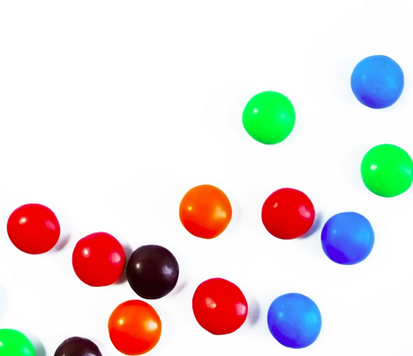
#> input picture smarties.png, 413 x 356 px
$ jupyter execute projeto_m8_pdi_1310_22h23.ipynb   (older library calls are emulated)
#> lines starting #> are read from the running program, lines starting #| are printed output that depends on the picture
[cell 1]
import cv2
import numpy as np
import pandas as pd
import matplotlib.pyplot as plt
from mpl_toolkits.mplot3d import Axes3D
from sklearn.cluster import KMeans

src = cv2.imread('smarties.png')
#> src is the input picture: shape (356, 413, 3); mean B, G, R 219.1, 220.4, 228.9

def step1(src):
    gray = cv2.cvtColor(src, cv2.COLOR_BGR2GRAY)
    gray = cv2.medianBlur(gray, 5)

    rows = gray.shape[0]
    circles = cv2.HoughCircles(gray, cv2.HOUGH_GRADIENT, 1, rows / 8,
                               param1 = 100, param2 = 30,
                               minRadius = 1, maxRadius = 30)
    circles = np.uint16(np.around(circles))

    # trabalhando com o objeto 'circles' (contém: coordenadas x, y e raio)

    src = cv2.imread('smarties.png') # lendo a imagem novamente, para obter as cores (acessando coordenadas)
    src = cv2.cvtColor(src, cv2.COLOR_BGR2RGB)

    info = [[i[2]] for i in circles[0]] # base(dados que serão utilizados em dataframe)

    coords_aux = [[i[0], i[1]] for i in circles[0]] # aux
    scls_aux = [src[i[1]][i[0]].tolist() for i in coords_aux] # aux
                        # passaremos estesa valores no kmeans, este nos retonará os clusters de cada tupla rgb,
                        # 'apendaremos' o retorno na lista de listas 'info'
    for n in range(len(info)):
        for t in coords_aux[n]:
            info[n].append(t)
        for i in scls_aux[n]:
            info[n].append(i)

    return info, scls_aux

# buscando pelo melhor número de clusters para um kmeans, que indentificará quantas cores de doces existem
def step2(scls_aux):
    X = pd.DataFrame(scls_aux)
    distortions = []
    K = range(1,10)
    for k in K:
        kmns = KMeans(n_clusters = k, random_state = 123)
        kmns.fit(X)
        distortions.append(kmns.inertia_)
    plt.figure(figsize = (6, 4))
    plt.plot(K, distortions, 'bx-')
    plt.xlabel('k')
    plt.show()

# ajustando kmeans para o número ideal de clusters, de acordo com o elbow plot
def step3(scls_aux, optimal_k):
    X = pd.DataFrame(scls_aux)

    kmns = KMeans(n_clusters = optimal_k, random_state = 123)
    kmns.fit(X)
    fig = plt.figure(figsize = (6, 4))
    ax = Axes3D(fig, rect = [0, 0, .95, 1], elev = 48, azim = 134)
    labels = kmns.labels_
    ax.scatter(X[0], X[1], X[2], c = labels.astype(np.float), edgecolor = 'k')
    plt.show()

def step4(scls_aux, info, optimal_k):
    X = pd.DataFrame(scls_aux)
    kmns = KMeans(n_clusters = optimal_k, random_state = 123)
    kmns.fit(X)
    clusters = kmns.predict(scls_aux).tolist()
    # juntar 'clusters' a 'info', então 'info' estará pronta para ser transformada em um dataframe
    for n in range(len(info)):
        info[n].append(clusters[n])
    df = pd.DataFrame(info, columns = ['radius', 'x', 'y','r', 'g', 'b', 'cluster'])

    return df

def step5(df):
    # estabelecendo uma tupla rgb para cada cluster (tirando as medianas de cada canal, para cada cluster)
    df_color_tuples = df.groupby('cluster').median()[['r', 'g', 'b']]
    df_color_tuples = df_color_tuples.apply(lambda x: round(x)).astype(int)
    return df_color_tuples

# aplicando labels aos clusters
def label_clusters(x, labels):
    for n in labels:
        if x == n:
            return labels[n]
def step6(df):
    df['cluster_label'] = df['cluster'].apply(lambda x: label_clusters(x, labels))
    df.drop(columns = ['r', 'g', 'b', 'cluster'], inplace = True)
    return df
# reler imagem e converter para rgb antes de passar aqui

def step7(df, src):
    txt = 0
    for n in range(len(df)):

        center = (df['x'].iloc[n], df['y'].iloc[n])

        cv2.circle(src, center, 1, (0, 100, 100), 3)
        radius = df['radius'].iloc[n]
        cv2.circle(src, center, radius, (255, 0, 255), 3)
        cv2.putText(src, str(txt), center, cv2.FONT_HERSHEY_SIMPLEX, 1, (0, 0, 0), 3)
        txt += 1
    plt.imshow(src)
    plt.show()

    df.drop(columns = ['x', 'y'], inplace = True)
    df['radius'] = df['radius'].apply(lambda x: np.pi*(x**2))
    df = df.rename(columns = {'radius':'area'})
    print(df[['cluster_label', 'area']])
    return df

def step8(df):
    print('--------------------------')
    print('ESTATÍSTICAS GERAIS')
    print('')
    print(df['area'].agg(['mean', 'std', 'count']))
    print('--------------------------')
    print('ESTATÍSTICAS POR COR')
    df_final = df.groupby('cluster_label').agg({'area':['mean', 'std', 'count']})
    print(df_final)

[cell 2]
info, scls_aux = step1(src)
#> in step1, `gray = cv2.cvtColor(src, cv2.COLOR_BGR2GRAY)`:
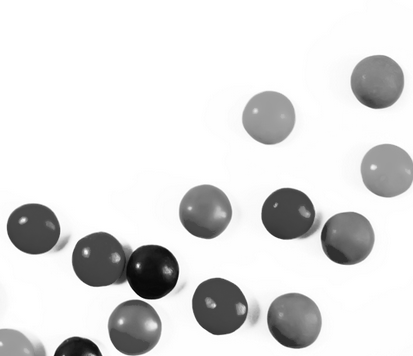
#> gray: shape (356, 413); min 4, max 255, mean 222.8
#> in step1, `circles = cv2.HoughCircles(gray, cv2.HOUGH_GRADIENT, 1, rows / 8, para..`: circles = [[376.5, 81.5, 26.6], [347.5, 238.5, 26.6], [293.5, 320.5, 27.9], [205.5, 210.5, 26.8], [386.5, 169.5, 26.4], [219.5, 306.5, 27.2], [269.5, 116.5, 25.7], [32.5, 227.5, 25.7], [99.5, 259.5, 28.1], [134.5, 328.5, 26.8], [150.5, 270.5, 28.2], [286.5, 214.5, 27.1]]
#> in step1, `circles = np.uint16(np.around(circles))`: circles = [[376, 82, 27], [348, 238, 27], [294, 320, 28], [206, 210, 27], [386, 170, 26], [220, 306, 27], [270, 116, 26], [32, 228, 26], [100, 260, 28], [134, 328, 27], [150, 270, 28], [286, 214, 27]]
#> in step1, `info = [[i[2]] for i in circles[0]]`: info = [[27], [27], [28], [27], [26], [27], [26], [26], [28], [27], [28], [27]]
#> in step1, `coords_aux = [[i[0], i[1]] for i in circles[0]]`: coords_aux = [[376, 82], [348, 238], [294, 320], [206, 210], [386, 170], [220, 306], [270, 116], [32, 228], [100, 260], [134, 328], [150, 270], [286, 214]]
#> in step1, `scls_aux = [src[i[1]][i[0]].tolist() for i in coords_aux]`: scls_aux = [[52, 143, 247], [63, 112, 247], [62, 124, 247], [248, 61, 0], [0, 255, 48], [238, 0, 0], [0, 255, 52], [239, 0, 0], [233, 0, 0], [252, 45, 0], [43, 3, 11], [229, 0, 0]]
#> the loop in step1, `for n in range(len(info)):` made 12 passes
#> info = 12 items, first 6: [27, 376, 82, 52, 143, 247], [27, 348, 238, 63, 112, 247], [28, 294, 320, 62, 124, 247], [27, 206, 210, 248, 61, 0], [26, 386, 170, 0, 255, 48], [27, 220, 306, 238, 0, 0]
step2(scls_aux)
#> in step2, `X = pd.DataFrame(scls_aux)`: X = table of 12 rows and 3 columns
#> after the loop in step2, `for k in K:`: distortions = [357349.9, 108937.7, 38323.5, 4826.8, 771.4, 281.2, 145.2, 72.75, 16.5]
#> in step2, `plt.show()`:
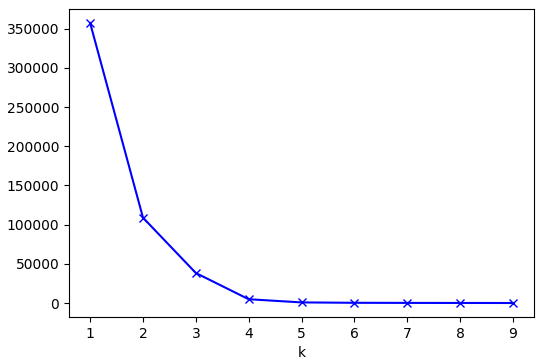
#> figure drawn by matplotlib, 1 panel

# identificando número ideal de clusters (4)
# obtendo 'info' que acumulará informações, ao longo do notebook

[cell 3]
# step facultativo (visual)
step3(scls_aux, 5)
#> in step3, `X = pd.DataFrame(scls_aux)`: X = table of 12 rows and 3 columns

[cell 4]
df = step4(scls_aux, info, 5)
#> in step4, `clusters = kmns.predict(scls_aux).tolist()`: clusters = [1, 1, 1, 4, 2, 0, 2, 0, 0, 4, 3, 0]
#> the loop in step4, `for n in range(len(info)):` made 12 passes
#> in step4, `df = pd.DataFrame(info, columns = ['radius', 'x', 'y','r', 'g', 'b', '..`: df = table of 12 rows and 7 columns
#> df = table of 12 rows and 7 columns
df_colors = step5(df)
#> df_colors = table of 5 rows and 3 columns

[cell 5]
df
#> Out = table of 12 rows and 7 columns

[cell 6]
# uma tupla rgb representando cada cluster

df_colors
#> Out = table of 5 rows and 3 columns

[cell 7]
# buscando por cores para estas tuplas:

# busca manual em: 'https://www.rapidtables.com/web/color/RGB_Color.html'
# a busca traz um 'nome' para cada cor, com base em uma tupla

labels = {0 : 'verde', 1 : 'vermelho', 2 : 'azul', 3 : 'marrom_escuro', 4 : 'laranja'}

[cell 8]
df = step6(df)
#> df = table of 12 rows and 4 columns
src = cv2.imread('smarties.png')
src = cv2.cvtColor(src, cv2.COLOR_BGR2RGB)
df = step7(df, src)
#> after the loop in step7, `for n in range(len(df)):`:
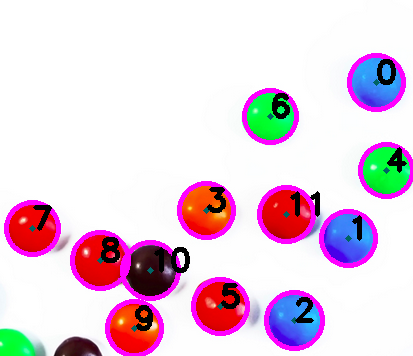
#> src: shape (356, 413, 3); mean R, G, B 229.7, 206.7, 222.8
#> after the loop in step7, `for n in range(len(df)):`: txt = 12
#> df = table of 12 rows and 2 columns
step8(df)

# imagem 'legendada' por cor e área
